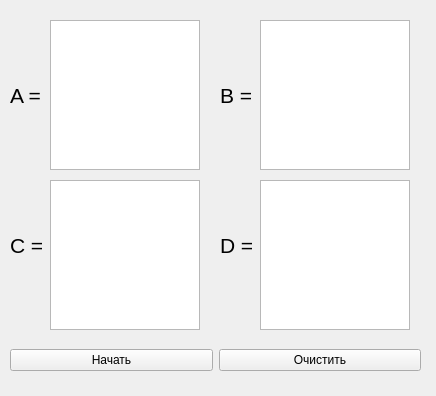
<?xml version="1.0" encoding="UTF-8"?>
<ui version="4.0">
 <class>MainWindow</class>
 <widget class="QMainWindow" name="MainWindow">
  <property name="geometry">
   <rect>
    <x>0</x>
    <y>0</y>
    <width>436</width>
    <height>396</height>
   </rect>
  </property>
  <property name="windowTitle">
   <string>MatrixMagic</string>
  </property>
  <widget class="QWidget" name="centralwidget">
   <widget class="QPlainTextEdit" name="A_field">
    <property name="geometry">
     <rect>
      <x>50</x>
      <y>20</y>
      <width>150</width>
      <height>150</height>
     </rect>
    </property>
   </widget>
   <widget class="QPlainTextEdit" name="B_field">
    <property name="geometry">
     <rect>
      <x>260</x>
      <y>20</y>
      <width>150</width>
      <height>150</height>
     </rect>
    </property>
   </widget>
   <widget class="QPlainTextEdit" name="C_field">
    <property name="geometry">
     <rect>
      <x>50</x>
      <y>180</y>
      <width>150</width>
      <height>150</height>
     </rect>
    </property>
   </widget>
   <widget class="QPlainTextEdit" name="D_field">
    <property name="geometry">
     <rect>
      <x>260</x>
      <y>180</y>
      <width>150</width>
      <height>150</height>
     </rect>
    </property>
   </widget>
   <widget class="QLabel" name="label">
    <property name="geometry">
     <rect>
      <x>10</x>
      <y>80</y>
      <width>41</width>
      <height>31</height>
     </rect>
    </property>
    <property name="text">
     <string>&lt;html&gt;&lt;head/&gt;&lt;body&gt;&lt;p&gt;&lt;span style=&quot; font-size:16pt;&quot;&gt;A =&lt;/span&gt;&lt;/p&gt;&lt;/body&gt;&lt;/html&gt;</string>
    </property>
    <property name="textFormat">
     <enum>Qt::RichText</enum>
    </property>
   </widget>
   <widget class="QLabel" name="label_2">
    <property name="geometry">
     <rect>
      <x>220</x>
      <y>80</y>
      <width>41</width>
      <height>31</height>
     </rect>
    </property>
    <property name="text">
     <string>&lt;html&gt;&lt;head/&gt;&lt;body&gt;&lt;p&gt;&lt;span style=&quot; font-size:16pt;&quot;&gt;B =&lt;/span&gt;&lt;/p&gt;&lt;/body&gt;&lt;/html&gt;</string>
    </property>
    <property name="textFormat">
     <enum>Qt::RichText</enum>
    </property>
   </widget>
   <widget class="QLabel" name="label_3">
    <property name="geometry">
     <rect>
      <x>220</x>
      <y>230</y>
      <width>41</width>
      <height>31</height>
     </rect>
    </property>
    <property name="text">
     <string>&lt;html&gt;&lt;head/&gt;&lt;body&gt;&lt;p&gt;&lt;span style=&quot; font-size:16pt;&quot;&gt;D = &lt;/span&gt;&lt;/p&gt;&lt;/body&gt;&lt;/html&gt;</string>
    </property>
    <property name="textFormat">
     <enum>Qt::RichText</enum>
    </property>
   </widget>
   <widget class="QLabel" name="label_4">
    <property name="geometry">
     <rect>
      <x>10</x>
      <y>230</y>
      <width>41</width>
      <height>31</height>
     </rect>
    </property>
    <property name="text">
     <string>&lt;html&gt;&lt;head/&gt;&lt;body&gt;&lt;p&gt;&lt;span style=&quot; font-size:16pt;&quot;&gt;C =&lt;/span&gt;&lt;/p&gt;&lt;/body&gt;&lt;/html&gt;</string>
    </property>
    <property name="textFormat">
     <enum>Qt::RichText</enum>
    </property>
   </widget>
   <widget class="QWidget" name="">
    <property name="geometry">
     <rect>
      <x>10</x>
      <y>330</y>
      <width>411</width>
      <height>61</height>
     </rect>
    </property>
    <layout class="QHBoxLayout" name="horizontalLayout">
     <item>
      <widget class="QPushButton" name="startButton">
       <property name="text">
        <string>Начать</string>
       </property>
      </widget>
     </item>
     <item>
      <widget class="QPushButton" name="clearButton">
       <property name="text">
        <string>Очистить</string>
       </property>
      </widget>
     </item>
    </layout>
   </widget>
  </widget>
 </widget>
 <resources/>
 <connections/>
</ui>
